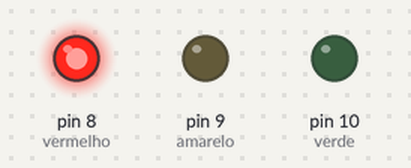
Simulated run of this sketch. Board: Arduino Uno, built with avr-gcc and run on an emulated ATmega328P. On the bench: output pins drawn as LEDs (lit = HIGH).

Above: at 2.0 s.
At 6.0 s:
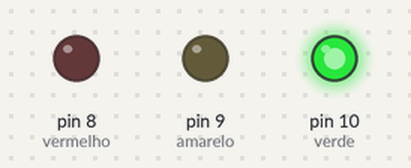
At 10.0 s:
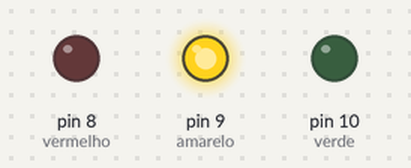
Timing chart, 0 to 15.6 s (numbered marks = the images above):
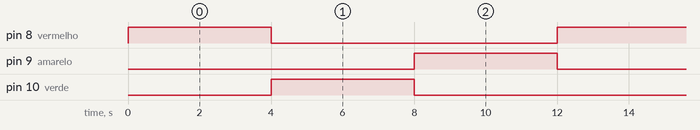

Measured:
- by itself, pin 8 (vermelho), pin 9 (amarelo), pin 10 (verde): alternates HIGH for 4.0 s and LOW for 8.0 s
- by itself, everything shown: repeats every 12.0 s, in 3 steps

The sketch:

aula04.ino
```cpp
#define verde 10
#define amarelo 9
#define vermelho 8

//deu erro pq coloquei o mesmo nome nos define,cuidado
void f_vermelho(float tmp);
void f_amarelo(float tmp);
void f_verde(float tmp);

void setup() {
  // put your setup code here, to run once:
  pinMode(verde,OUTPUT);
  pinMode(amarelo,OUTPUT);
  pinMode(vermelho,OUTPUT);
}

void loop() {
  // put your main code here, to run repeatedly:
    f_vermelho(4);
    f_verde(4);
    f_amarelo(4);
}
void f_vermelho(float tmp){
  digitalWrite(vermelho,HIGH);
  digitalWrite(amarelo,LOW);
  digitalWrite(verde,LOW);
  delay(tmp*1000);
}
void f_amarelo(float tmp){
  digitalWrite(vermelho,LOW);
  digitalWrite(amarelo,HIGH);
  digitalWrite(verde,LOW);
  delay(tmp*1000);
}
void f_verde(float tmp){
  digitalWrite(vermelho,LOW);
  digitalWrite(amarelo,LOW);
  digitalWrite(verde,HIGH);
  delay(tmp*1000);
}
```
